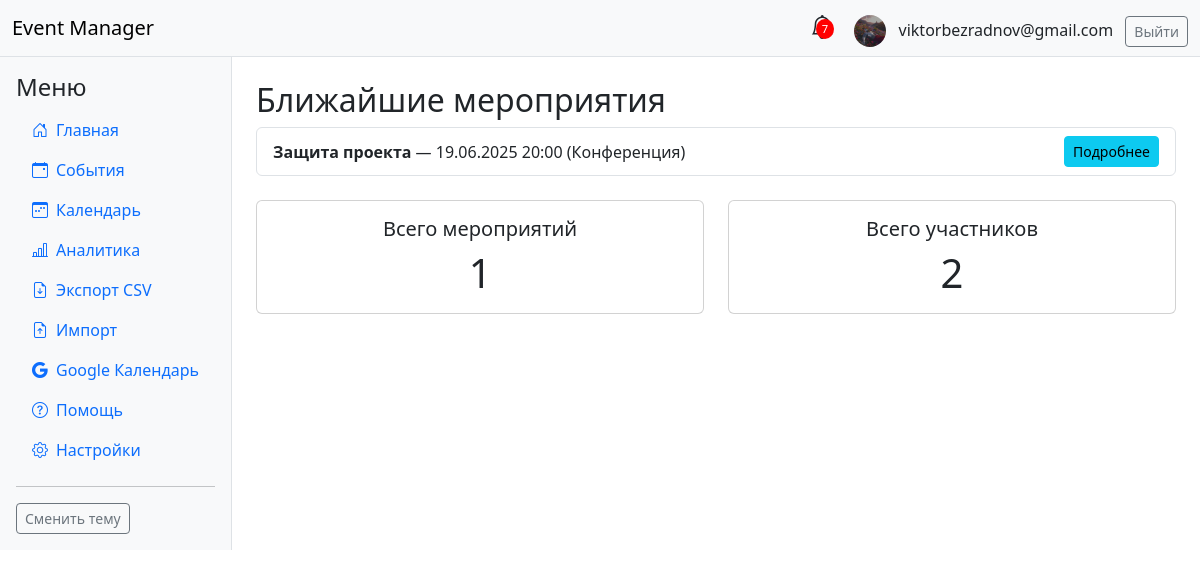
Screenshot of / (signed in) with the database file from the repository.
### events/models.py (models this page shows, shortened)
class UserProfile(models.Model):
    user = models.OneToOneField(User, on_delete=models.CASCADE, related_name='profile')
    avatar = models.ImageField(upload_to='avatars/', blank=True, null=True, verbose_name='Аватар')
    phone = models.CharField(max_length=20, blank=True, verbose_name='Телефон')
    organization = models.CharField(max_length=100, blank=True, verbose_name='Организация')
    position = models.CharField(max_length=100, blank=True, verbose_name='Должность')
    city = models.CharField(max_length=50, blank=True, verbose_name='Город')
    birth_date = models.DateField(blank=True, null=True, verbose_name='Дата рождения')

class Event(models.Model):
    EVENT_TYPES = [
        ('conference', 'Конференция'),
        ('concert', 'Концерт'),
        ('meetup', 'Митап'),
        ('workshop', 'Мастер-класс'),
        ('other', 'Другое'),
    ]
    title = models.CharField(max_length=200)
    date = models.DateTimeField()
    description = models.TextField()
    type = models.CharField(max_length=20, choices=EVENT_TYPES)
    organizer = models.ForeignKey(User, on_delete=models.CASCADE, related_name='organized_events')
    created_at = models.DateTimeField(auto_now_add=True)
    updated_at = models.DateTimeField(auto_now=True)

### events/views.py (the view)
# urls.py: 2. Add a URL to urlpatterns:  path('', views.home, name='home')
@login_required
def home(request):
    events = Event.objects.order_by('date')[:5]
    total_events = Event.objects.count()
    total_participants = EventRegistration.objects.count()
    return render(request, 'events/home.html', {
        'events': events,
        'total_events': total_events,
        'total_participants': total_participants,
    })

### events/context_processors.py (called while the page is built)
def unread_notifications(request):
    if request.user.is_authenticated:
        return {
            'unread_notifications_count': request.user.notifications.filter(is_read=False).count()
        }
    return {'unread_notifications_count': 0}

### events/templates/events/home.html
{% extends 'base.html' %}
{% block content %}
<h2>Ближайшие мероприятия</h2>
<ul class="list-group mb-4">
    {% for event in events %}
    <li class="list-group-item d-flex justify-content-between align-items-center">
        <span>
            <b>{{ event.title }}</b> — {{ event.date|date:'d.m.Y H:i' }} ({{ event.get_type_display }})
        </span>
        <a href="{% url 'event_detail' event.id %}" class="btn btn-sm btn-info">Подробнее</a>
    </li>
    {% empty %}
    <li class="list-group-item">Нет ближайших мероприятий</li>
    {% endfor %}
</ul>
<div class="row">
    <div class="col">
        <div class="card text-center">
            <div class="card-body">
                <h5 class="card-title">Всего мероприятий</h5>
                <p class="card-text display-6">{{ total_events }}</p>
            </div>
        </div>
    </div>
    <div class="col">
        <div class="card text-center">
            <div class="card-body">
                <h5 class="card-title">Всего участников</h5>
                <p class="card-text display-6">{{ total_participants }}</p>
            </div>
        </div>
    </div>
</div>
{% endblock %}

### events/templates/base.html (shortened to what this page needs)
<!DOCTYPE html>
<html lang="ru">
<head>
    <link rel="stylesheet" href="https://cdn.jsdelivr.net/npm/bootstrap@5.3.2/dist/css/bootstrap.min.css">
    <link rel="stylesheet" href="https://cdn.jsdelivr.net/npm/bootstrap-icons@1.11.3/font/bootstrap-icons.css">
</head>
<body class="">
<nav class="navbar navbar-expand-lg navbar-light bg-light border-bottom">
    <div class="container-fluid">
        <a class="navbar-brand" href="/">Event Manager</a>
        <div class="ms-auto">
            {% if user.is_authenticated %}
            <div class="dropdown d-inline-block">
                <span class="notification-bell" id="notifDropdown" data-bs-toggle="dropdown" aria-expanded="false">
                    {% if unread_notifications_count %}<span class="notification-badge">{{ unread_notifications_count }}</span>{% endif %}
                </span>
            </div>
            <span class="ms-3 align-middle">
                {% if user.profile.avatar %}
                    <img src="{{ user.profile.avatar.url }}" alt="avatar" class="rounded-circle me-2" style="width:32px; height:32px; object-fit:cover; vertical-align:middle;">
                {% else %}
                    <i class="bi bi-person-circle fs-4 me-2 align-middle"></i>
                {% endif %}
                {{ user.email }}
            </span>
            <a href="/accounts/logout/" class="btn btn-outline-secondary btn-sm ms-2">Выйти</a>
            {% else %}
            <a href="/accounts/login/" class="btn btn-outline-primary btn-sm">Войти</a>
            {% endif %}
        </div>
    </div>
</nav>
<div class="d-flex">
    <nav class="sidebar p-3 bg-light border-end">
        <h4>Меню</h4>
        <ul class="nav flex-column">
            <li class="nav-item"><a class="nav-link" href="/"><i class="bi bi-house-door me-2"></i>Главная</a></li>
            <li class="nav-item"><a class="nav-link" href="/events/"><i class="bi bi-calendar-event me-2"></i>События</a></li>
            <li class="nav-item"><a class="nav-link" href="/events/calendar/"><i class="bi bi-calendar3-week me-2"></i>Календарь</a></li>
            <li class="nav-item"><a class="nav-link" href="/analytics/"><i class="bi bi-bar-chart-line me-2"></i>Аналитика</a></li>
            <li class="nav-item"><a class="nav-link" href="/analytics/export/csv/"><i class="bi bi-file-earmark-arrow-down me-2"></i>Экспорт CSV</a></li>
            <li class="nav-item"><a class="nav-link" href="/events/import/"><i class="bi bi-file-earmark-arrow-up me-2"></i>Импорт</a></li>
            <li class="nav-item"><a class="nav-link" href="/events/google-calendar/"><i class="bi bi-google me-2"></i>Google Календарь</a></li>
            <li class="nav-item"><a class="nav-link" href="/help/"><i class="bi bi-question-circle me-2"></i>Помощь</a></li>
            <li class="nav-item"><a class="nav-link" href="/events/account/settings/"><i class="bi bi-gear me-2"></i>Настройки</a></li>
        </ul>
        <hr>
        <button id="theme-toggle" class="btn btn-outline-secondary btn-sm">Сменить тему</button>
    </nav>
    <main class="flex-fill p-4">
        {% block content %}{% endblock %}
    </main>
</div>
</body>
</html>

### events/templates/base.html (style rules this page uses)
.sidebar { min-width: 200px; transition: background 0.3s; }
.notification-bell { position: relative; cursor: pointer; }
.notification-badge { position: absolute; top: 0; right: 0; background: red; color: #fff; border-radius: 50%; font-size: 0.7em; padding: 2px 6px; }
.card, .modal-content { transition: box-shadow 0.3s, transform 0.2s; }

### rows the page displays
Event: title "Защита проекта", date "19.06.2025 20:00", type "Конференция"

### other values shown
{{ unread_notifications_count }} "7"
{{ user.email }} "viktorbezradnov@gmail.com"
{{ total_events }} "1"
{{ total_participants }} "2"
